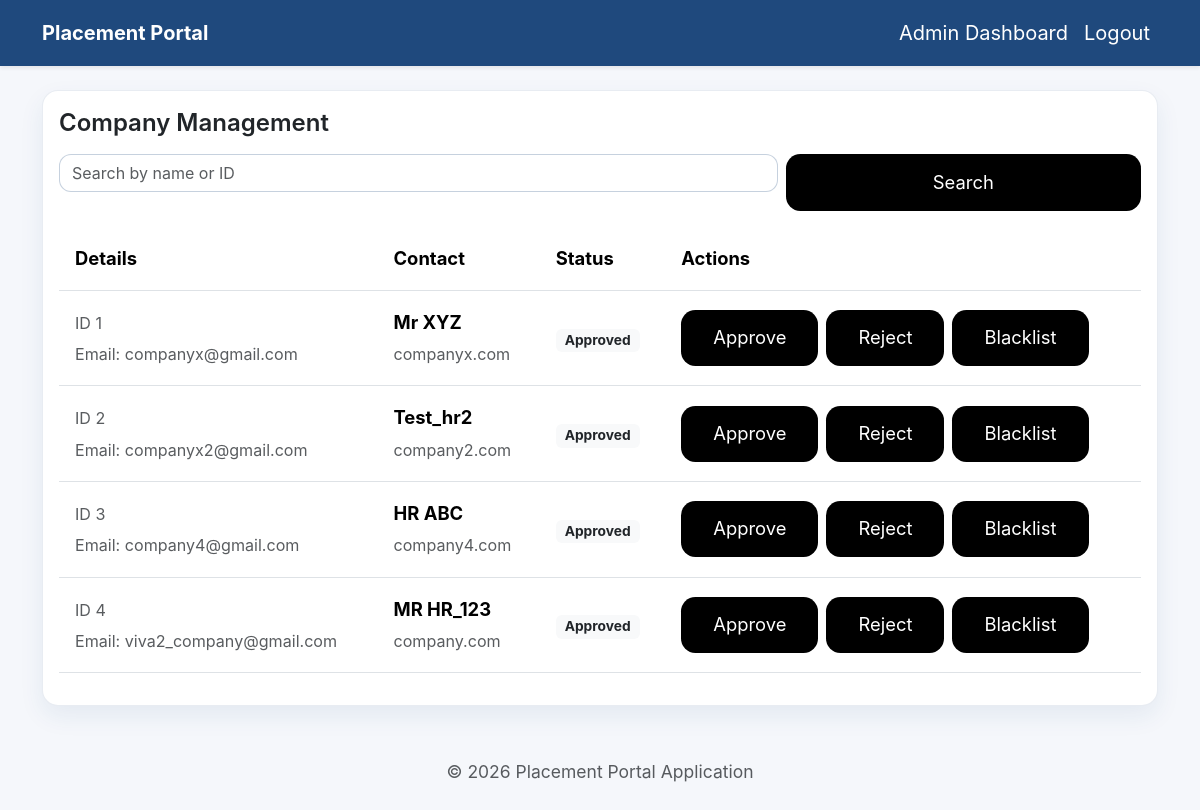
The app's page /admin/companies (signed in) with its own data.
### models.py (models this page shows, shortened)
class CompanyProfile(db.Model):
    id = db.Column(db.Integer, primary_key=True)
    user_id = db.Column(db.Integer, db.ForeignKey("user.id"), unique=True)
    name = db.Column(db.String(180), nullable=False)
    hr_contact = db.Column(db.String(120))
    website = db.Column(db.String(200))
    description = db.Column(db.Text)
    approval_status = db.Column(db.String(32), default="Pending")
    is_blacklisted = db.Column(db.Boolean, default=False)
    user = db.relationship("User", back_populates="company_profile")
    drives = db.relationship("PlacementDrive", back_populates="company")

class User(UserMixin, db.Model):
    __tablename__ = "user"
    id = db.Column(db.Integer, primary_key=True)
    email = db.Column(db.String(150), unique=True, nullable=False)
    password_hash = db.Column(db.String(128), nullable=False)
    full_name = db.Column(db.String(140))
    role = db.Column(db.String(32), default="student")
    is_active = db.Column(db.Boolean, default=True)
    created_at = db.Column(db.DateTime, default=datetime.utcnow)
    student_profile = db.relationship(
        "StudentProfile", back_populates="user", uselist=False
    )
    company_profile = db.relationship(
        "CompanyProfile", back_populates="user", uselist=False
    )
    @property
    def password(self):
        raise AttributeError("Password is write-only.")
    @property
    def is_admin(self):
        return self.role == "admin"

### app.py (the view, shortened to what this page needs)
    @app.route("/admin/companies")
    @admin_required
    def admin_companies():
        query = request.args.get("q", "").strip()
        companies = CompanyProfile.query.join(User)
        companies = companies.order_by(CompanyProfile.approval_status).all()
        return render_template("admin/companies.html", companies=companies, query=query)

### app.py (called while the page is built)
def role_required(role):
    def decorator(view):
        @wraps(view)
        def wrapped_view(*args, **kwargs):
            if not current_user.is_authenticated or current_user.role != role:
                flash("Access denied. Please log in with the correct account.", "warning")
                return redirect(url_for("login"))
            if not current_user.is_active:
                flash("Your account is deactivated. Contact the institute.", "danger")
                return redirect(url_for("login"))
            return view(*args, **kwargs)
        return wrapped_view
    return decorator

### templates/admin/companies.html (shortened to what this page needs)
{% extends 'base.html' %}
{% block content %}
  <div class="card p-3 mb-3">
    <h4 class="mb-3">Company Management</h4>
    <form class="row g-2 mb-3" method="get">
      <div class="col-md-8">
        <input type="search" name="q" class="form-control" placeholder="Search by name or ID" value="{{ query }}" />
      </div>
      <div class="col-md-4">
        <button class="btn btn-primary w-100" type="submit">Search</button>
      </div>
    </form>
    {% if companies %}
      <div class="table-responsive">
        <table class="table align-middle">
          <thead>
            <tr>
              <th>Details</th>
              <th>Contact</th>
              <th>Status</th>
              <th>Actions</th>
            </tr>
          </thead>
          <tbody>
            {% for company in companies %}
              <tr>
                <td>
                  <small class="text-muted">ID {{ company.id }}</small><br />
                  <small class="text-muted">Email: {{ company.user.email }}</small>
                </td>
                <td>
                  <strong>{{ company.hr_contact or '—' }}</strong><br />
                  <small class="text-muted">{{ company.website or '—' }}</small>
                </td>
                <td>
                  <span class="badge bg-light text-dark">{{ company.approval_status }}</span>
                </td>
                <td>
                  <div class="d-flex flex-wrap gap-2">
                    <form
                      method="post"
                      action="{{ url_for('admin_update_company', company_id=company.id) }}"
                      class="m-0"
                    >
                      <button class="btn btn-sm btn-success" type="submit">Approve</button>
                    </form>
                    <form
                      method="post"
                      action="{{ url_for('admin_update_company', company_id=company.id) }}"
                      class="m-0"
                    >
                      <button class="btn btn-sm btn-warning" type="submit">Reject</button>
                    </form>
                    <form
                      method="post"
                      action="{{ url_for('admin_update_company', company_id=company.id) }}"
                      class="m-0"
                    >
                      <button class="btn btn-sm btn-outline-danger" type="submit">
                        {% if company.is_blacklisted %}Remove{% else %}Blacklist{% endif %}
                      </button>
                    </form>
                  </div>
                </td>
              </tr>
            {% endfor %}
          </tbody>
        </table>
      </div>
    {% else %}
      <p class="text-muted mb-0">No companies found.</p>
    {% endif %}
  </div>
{% endblock %}

### static/css/site.css (style rules this page uses)
:root { --bg: #f5f7fb; --card: #ffffff; --text: #0f172a; --muted: #556073; --primary: #1f497d; --accent: #0d9d5d; --border: rgba(31, 73, 125, 0.1); }
* { box-sizing: border-box; }
body { font-family: 'Inter', 'Segoe UI', system-ui, sans-serif; background-color: var(--bg); margin: 0; color: var(--text); font-size: 1.25rem; line-height: 1.7; }
.card, .card .table, .table th, .table td, .alert { font-size: 1.15rem; }
.card { background: var(--card); border: 1px solid var(--border); border-radius: 1rem; box-shadow: 0 10px 25px rgba(31, 73, 125, 0.08); padding: 1.75rem; }
h2, h3, h4, h5 { font-weight: 600; line-height: 1.3; }
.table thead { background: rgba(31, 73, 125, 0.04); }
.table th, .table td { font-size: 1.15rem; padding: 1rem; }
.card small { color: var(--muted); }
.form-control, .form-select, .form-control:focus { border-radius: 0.75rem; border: 1px solid rgba(31, 73, 125, 0.25); box-shadow: none; }
.btn-primary { background-color: #000; color: #fff; border-radius: 0.9rem; border: none; }
.btn { font-size: 1.15rem; padding: 0.9rem 2rem; background-color: #000; color: #fff !important; border: none; border-radius: 0.9rem; }

### records on screen
CompanyProfile: id "1", user.email "companyx@gmail.com", hr_contact "Mr XYZ", website "companyx.com", approval_status "Approved", is_blacklisted "Blacklist"
CompanyProfile: id "2", user.email "companyx2@gmail.com", hr_contact "Test_hr2", website "company2.com", approval_status "Approved", is_blacklisted "Blacklist"
CompanyProfile: id "3", user.email "company4@gmail.com", hr_contact "HR ABC", website "company4.com", approval_status "Approved", is_blacklisted "Blacklist"
CompanyProfile: id "4", user.email "viva2_company@gmail.com", hr_contact "MR HR_123", website "company.com", approval_status "Approved", is_blacklisted "Blacklist"
